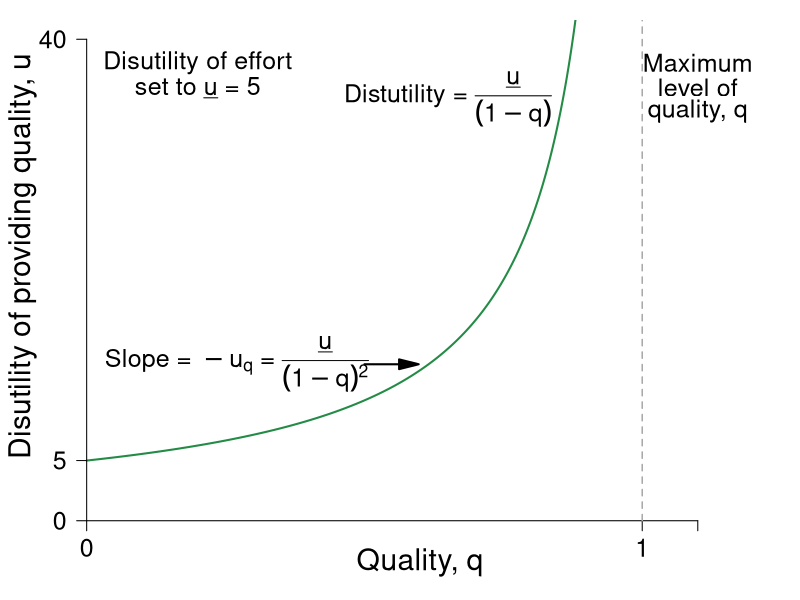

Write R code to recreate this figure.
require(ggplot2)
require(shape)
require(plotrix)
pdf(file = "information_power/ch11_fig2.pdf", width = 9, height = 7)

#Set parameters for graphics
pointsize <- 1.8
axislabelsize <- 1.8
labelsize <- 1.5
namesize <- 1.8
annotatesize <- 1.5
graphlinewidth <- 2
segmentlinewidth <- 1.5

disutilityFn <- function(q, delta = 5) {
  delta /(1 - q)
}

#COL <- c("#1B9E77", "#D95F02", "#7570B3", "#E7298A", "#66A61E", "#E6AB02", "#A6761D", "#666666")
COL <- c("#238b45","#7fc97f", "#beaed4", "#fdc086", "#ffff99")
par(mar =  c(3, 3, 1, 1))
xlims <- c(0, 1.2)
ylims <- c(0, 40)


plot(0, 0, xlim = xlims, ylim = ylims, type = "n",
     xlab = expression(paste(""), cex = axislabelsize),
     ylab = expression(paste(""), cex = axislabelsize),
     xaxt = "n", yaxt = "n", cex.lab = axislabelsize, bty = "n")

npts <- 500 
npts2 <- 501
#Specify the sequences of points for graphing. 
xx1 <- seq(xlims[1], 0.9, length.out = npts)
xx2 <- seq(xlims[1], xlims[2], length.out = npts)
xx3 <- seq(xlims[1], xlims[2], length.out = npts2)
xx4 <- seq(xlims[1], 25, length.out = npts2)

#Draw the lines for the graphs
lines(xx1, disutilityFn(xx1), col = COL[1], lwd = graphlinewidth)
#lines(xx2, solowCondition(xx2, delta = 5), col = COL[3], lwd = 4)
#lines(xx2, solowInfeas(xx2, delta = 5), col = COL[1], lwd = 4, lty = 2)

#Customize ticks and labels for the plot
ticksy <- c(0, 5, 40)
ylabels <- c(0, 5, 40)
ticksx <- c(0, 1, 1.1)
xlabels <- c(0, 1.0, NA)
axis(1, at = ticksx, pos = 0, labels = xlabels, cex.axis = labelsize)
axis(2, at = ticksy, pos = 0, labels = ylabels, las = 1, cex.axis = labelsize)

# Axis labels 
text(0.5*xlims[2], -3.5, expression(paste("Quality, ", q)), xpd = TRUE, cex = axislabelsize) 
text(-0.115, 0.55*ylims[2], expression(paste("Disutility of providing quality, ", u)), xpd = TRUE, cex = axislabelsize, srt = 90) 

#Annotation of the  graphs
text(0.65, 35, expression(paste("Distutility = ", frac(underline("u"), (1 - q)))), cex = labelsize)

#Line for the absolute maximum quality
segments(1, 0, 1, 42, lty = 2, lwd = 1.5, col = "darkgray")

#Arrow to Slope of BRF
Arrows(0.5, 13, 0.58, 13, col = "black", lty = 1, lwd = 2, arr.type = "triangle")
text(0.27, 13, expression(paste("Slope = " - u[q], " = ", frac(underline("u"), (1 - q)^2))), cex = labelsize)

#Text to indicate delta = 5
text(0.2, 38, expression(paste("Disutility of effort")), cex = labelsize)
text(0.2, 36, expression(paste("set to ", underline("u"), " = 5")), cex = labelsize)

#Text for max quality
text(1.1, 38, expression(paste("Maximum")), cex = labelsize)
text(1.1, 36, expression(paste("level of")), cex = labelsize)
text(1.1, 34, expression(paste("quality, q")), cex = labelsize)


dev.off()
